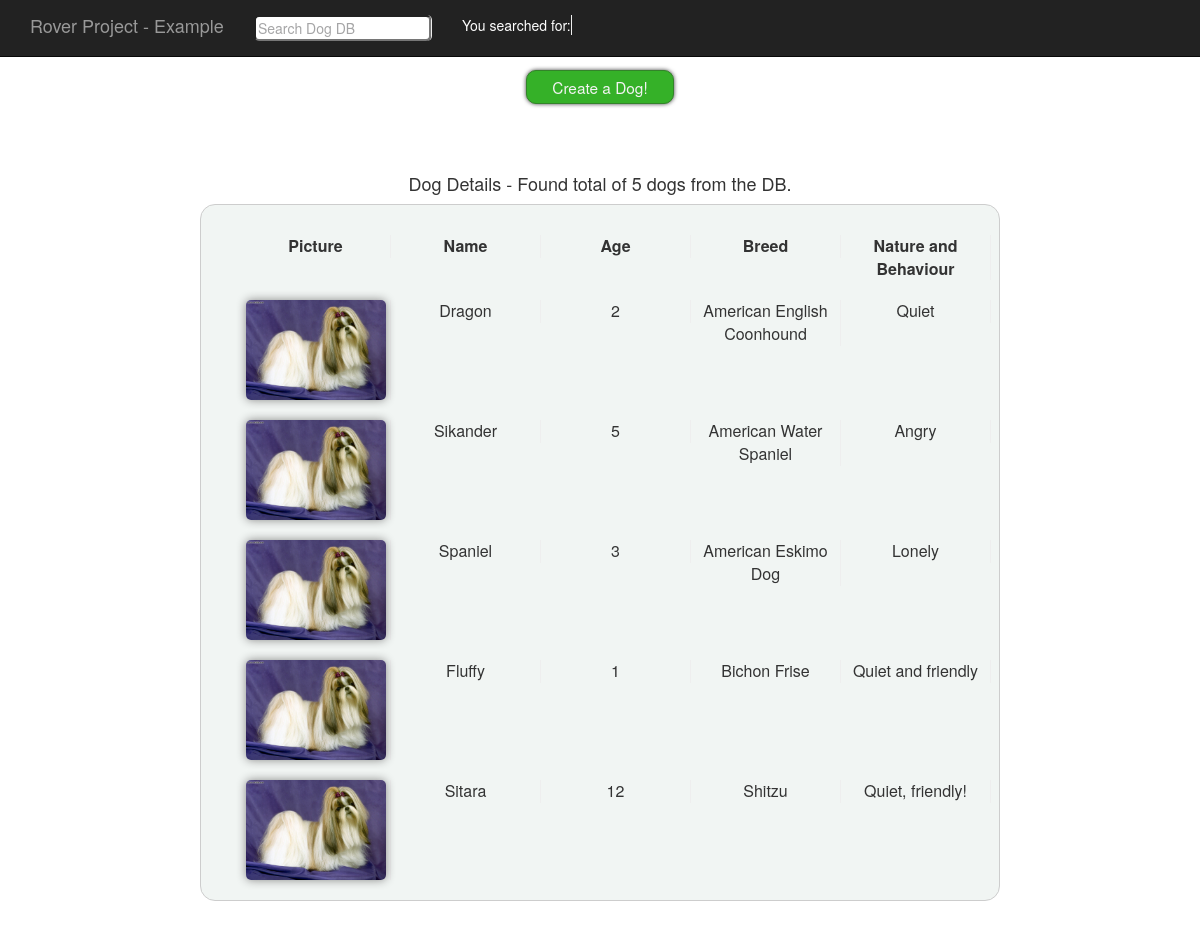
/listall/, run on the app's committed database.
### dogapp/models.py (models this page shows, shortened)
class Dog(models.Model):
	personName 	= models.ForeignKey(Person)
	dogName 	= models.CharField(max_length=50)
	age			= models.IntegerField(default=0)
	breed		= models.CharField(max_length=100)
	nature		= models.CharField(max_length=200)

### dogapp/views.py (the view)
# urls.py: url(r'^listall/$', listall),
def listall(request):
	dogs = Dog.objects.all()
	return render(request, 'listall.html', {'dogs' : dogs})

### templates/listall.html (shortened to what this page needs)
{% load staticfiles %}
<!DOCTYPE html>
<html lang="en">
  <head>
    <link href="{%static 'css/bootstrap.min.css' %}" rel="stylesheet">
	<link rel="stylesheet" type="text/css" href="{%static 'css/main.css' %}">
	<link rel="stylesheet" type="text/css" href="{%static 'css/lightbox.css' %}">
	<link rel="stylesheet" href="http://code.jquery.com/ui/1.10.3/themes/smoothness/jquery-ui.css" />
    <link href="{%static 'css/starter-template.css' %}" rel="stylesheet">
</head>
<body>
<div class="navbar navbar-inverse navbar-fixed-top" role="navigation" align="center">
      <div class="container">
        <div class="navbar-header">
          <a class="navbar-brand" href="#">Rover Project - Example</a>
        </div>
        <div class="collapse navbar-collapse">
        <ul class="nav navbar-nav" align="center" >
            <li id="search" style="margin:15px;">
				<form action="/search/" method="get" class="form">
					<input type="text" value="Search Dog DB" name="q" id="search"
					 onblur="if (this.value == '') {this.value = 'Search Dog DB';}"
					 onfocus="if (this.value == 'Search Dog DB') {this.value = '';}" />
				</form>
			</li>
			<li style="color:#fff;margin:15px;">
			You searched for: <strong>{{ query }}</strong>
			</li>
	    </ul>
        </div>
      </div>
    </div>
<div align="center" id="popupBox">
<a href="/addNew/"><input id="gobutton" type="submit" value="Create a Dog!" /></a>
</div>
<div id="outerdiv">
{% if dogs %}
   <p><h4>Dog Details - Found total of {{ dogs|length }} dog{{ dogs|pluralize }} from the DB.</h4></p>
   <p>
   <div class="mainDiv">
		<div >
		<ul class="headul">
		<li class="colodd"><span class="doBold">Picture</span></li>
        <li class="coleven"><span class="doBold">Name</span></li>
		<li class="colodd"><span class="doBold">Age</span></li>
		<li class="coleven"><span class="doBold">Breed</span></li>
		<li class="colodd"><span class="doBold">Nature and Behaviour</span></li>
        </ul>
		</div>
        {% for dog in dogs %}
		<ul class="list">
		<li class="colodd"><a href="{%static 'img/shihtzu.jpg' %}" data-lightbox="shihtzu.jpg"><img src="{%static 'img/shihtzu.jpg' %}" width="140px" height="100px" id="dogimg" /></a></li>
        <li class="coleven">{{ dog.dogName }}</li>
		<li class="colodd">{{ dog.age }}</li>
		<li class="coleven">{{ dog.breed }}</li>
		<li class="colodd">{{ dog.nature }}</li>
        </ul>
		{% endfor %}
		<br class="clear"/>
	</div>
{% endif %}
	</div>
</body>
</html>

### dogapp/static/css/main.css (style rules this page uses)
body { text-align:center; margin: 0 auto; }
.form { color:#a5a5a6; }
a:link,a:visited, a:hover { text-decoration: none; }
div.mainDiv { margin: 0 auto;border:1px solid #cdcdcd;width:800px; height:0px auto;background-color:#f1f5f3;font-style:verdana,arial; font-size:16px; -moz-border-radius: 15px; -webkit-border-radius: 15px; -khtml-border-radius: 15px; border-radius: 15px; padding:20px 0px 20px 0px; }
#outerdiv { margin:50px; }
.doBold { font-weight:bold; }
ul.headul { border: none; background-color: black !important; }
ul.list { clear: both; border: none; padding-top: 20px; }
li { float: left; list-style: none; border-right:1px solid #eee; }
.coleven { width: 150px; }
.colodd { width: 150px; }
img#dogimg { box-shadow: 0px 0px 10px #888; border-radius: 5px; }
#search { border-radius: 5px; }
#popupBox { padding:20px; width:auto; }
input#gobutton { cursor:pointer; padding:5px 25px; background:#35b128; border:1px solid #33842a; -moz-border-radius: 10px; -webkit-border-radius: 10px; border-radius: 10px; -webkit-box-shadow: 0 0 4px rgba(0,0,0, .75); -moz-box-shadow: 0 0 4px rgba(0,0,0, .75); box-shadow: 0 0 4px rgba(0,0,0, .75); color:#f3f3f3; font-size:1.1em; text-decoration: none; }

### dogapp/static/css/lightbox.css (style rules this page uses)
body:after { content: url(../img/close.png) url(../img/loading.gif) url(../img/prev.png) url(../img/next.png); display: none; }

### dogapp/static/css/starter-template.css (style rules this page uses)
body { padding-top: 50px; }

### data on the page
Dog: dogName "Dragon", age "2", breed "American English Coonhound", nature "Quiet"
Dog: dogName "Sikander", age "5", breed "American Water Spaniel", nature "Angry"
Dog: dogName "Spaniel", age "3", breed "American Eskimo Dog", nature "Lonely"
Dog: dogName "Fluffy", age "1", breed "Bichon Frise", nature "Quiet and friendly"
Dog: dogName "Sitara", age "12", breed "Shitzu", nature "Quiet, friendly!"

### other printed values
{{ dogs|length }} "5"
